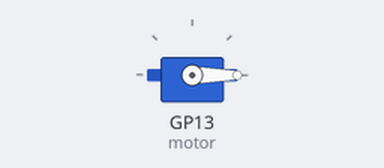
The program below on a simulated Raspberry Pi Pico running MicroPython. On the bench: servo. What the program prints to the serial console is not drawn.

Above: at 0.05 s.
At 4.0 s:
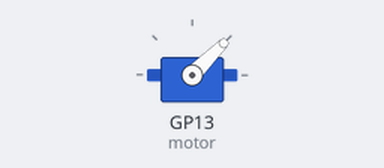
At 6.0 s:
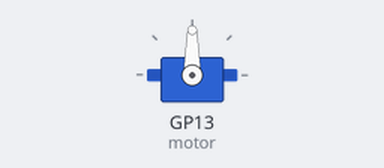
At 8.0 s:
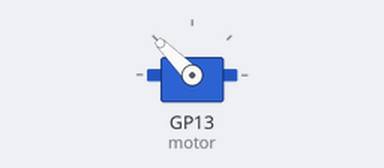
Timing chart, 0 to 10.4 s (numbered marks = the images above):
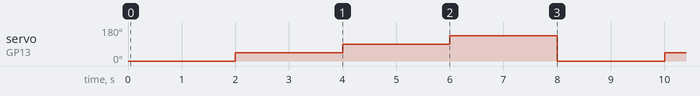

The program:

motor_test.py
```python
from machine import Pin
from servo import Servo
from time import sleep

# 스마트홈 회로 연결에 따라 서보 모터가 D13 (GPIO 13) 핀에 연결되어 있습니다.
motor = Servo(pin=13)

print("=== SG90 서보 모터 테스트 시작 ===")
print("동작 순서: 0도 -> 90도 -> 180도 -> 90도 -> 루프")

try:
    while True:
        print("-> 0도로 이동")
        motor.move(0)
        sleep(2)

        print("-> 90도로 이동 (중간)")
        motor.move(45)
        sleep(2)

        print("-> 180도로 이동")
        motor.move(90)
        sleep(2)

        print("-> 90도로 이동 (복귀)")
        motor.move(135)
        sleep(2)

except KeyboardInterrupt:
    print("=== 테스트 종료 (Ctrl+C 감지) ===")
```

Measured:
- by itself, servo on GP13 (motor): repeats every 8.0 s: 90° 2.0 s, 135° 2.0 s, 0° 2.0 s, 45° 2.0 s
